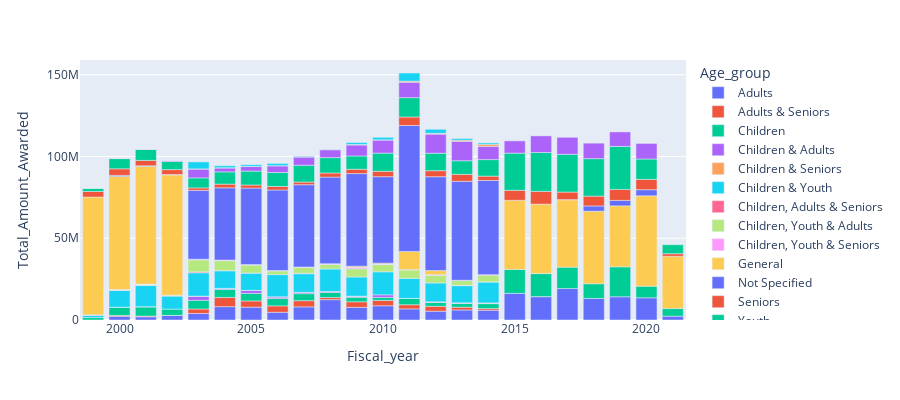

The cell this chart's notebook holds for it:
### Code cell
## Total grants by year by age group
df_total_grants = df[['Amount_awarded','Age_group_update','Fiscal_year_update']]
df_total_grants_agg = df_total_grants.groupby(['Age_group_update','Fiscal_year_update']).agg(Total_Amount_Awarded = 
                                                                      ('Amount_awarded', 'sum')).reset_index()

df_total_grants_agg.columns = ['Age_group','Fiscal_year', 'Total_Amount_Awarded']

fig = px.bar(df_total_grants_agg, x="Fiscal_year", y="Total_Amount_Awarded", color='Age_group',
             height=400)
fig.show()

### Figure 1 — Plotly figure (JSON) as saved in the notebook; plotly's stock layout.template omitted (floating-point values rounded to 4 significant figures)
{"data": [{"alignmentgroup": "True", "hoverlabel": {"namelength": 0}, "hovertemplate": "Age_group=Adults<br>Fiscal_year=%{x}<br>Total_Amount_Awarded=%{y}", "legendgroup": "Adults", "marker": {"color": "#636efa"}, "name": "Adults", "offsetgroup": "Adults", "orientation": "v", "showlegend": true, "textposition": "auto", "type": "bar", "x": [2000, 2001, 2002, 2003, 2004, 2005, 2006, 2007, 2008, 2009, 2010, 2011, 2012, 2013, 2014, 2015, 2016, 2017, 2018, 2019, 2020, 2021], "xaxis": "x", "y": [2235200, 1973800, 2748000, 4021500, 8157900, 7853600, 4735400, 8043300, 12443300, 7752800, 8701900, 6786100, 5387200, 6143400, 5981900, 16294300, 14293600, 19231800, 13190100, 14199900, 13598900, 2350600], "yaxis": "y"}, {"alignmentgroup": "True", "hoverlabel": {"namelength": 0}, "hovertemplate": "Age_group=Adults & Seniors<br>Fiscal_year=%{x}<br>Total_Amount_Awarded=%{y}", "legendgroup": "Adults & Seniors", "marker": {"color": "#EF553B"}, "name": "Adults & Seniors", "offsetgroup": "Adults & Seniors", "orientation": "v", "showlegend": true, "textposition": "auto", "type": "bar", "x": [2000, 2001, 2002, 2003, 2004, 2005, 2006, 2007, 2008, 2009, 2010, 2011, 2012, 2013, 2014, 2016], "xaxis": "x", "y": [572900, 434700, 74800, 2721800, 5649200, 3821700, 3904800, 3787900, 1289700, 3387600, 3265200, 2547400, 2990400, 1688800, 980900, 30000], "yaxis": "y"}, {"alignmentgroup": "True", "hoverlabel": {"namelength": 0}, "hovertemplate": "Age_group=Children<br>Fiscal_year=%{x}<br>Total_Amount_Awarded=%{y}", "legendgroup": "Children", "marker": {"color": "#00cc96"}, "name": "Children", "offsetgroup": "Children", "orientation": "v", "showlegend": true, "textposition": "auto", "type": "bar", "x": [1999, 2000, 2001, 2002, 2003, 2004, 2005, 2006, 2007, 2008, 2009, 2010, 2011, 2012, 2013, 2014, 2015, 2016, 2017, 2018, 2019, 2020, 2021], "xaxis": "x", "y": [1503800, 4957100, 5597500, 3824900, 5281800, 4903200, 4628900, 4487300, 4270500, 3075300, 2732700, 1848800, 3811500, 2451300, 2287300, 3048200, 14603300, 14054300, 13103200, 9004500, 18333800, 7080000, 4646700], "yaxis": "y"}, {"alignmentgroup": "True", "hoverlabel": {"namelength": 0}, "hovertemplate": "Age_group=Children & Adults<br>Fiscal_year=%{x}<br>Total_Amount_Awarded=%{y}", "legendgroup": "Children & Adults", "marker": {"color": "#ab63fa"}, "name": "Children & Adults", "offsetgroup": "Children & Adults", "orientation": "v", "showlegend": true, "textposition": "auto", "type": "bar", "x": [2000, 2003, 2004, 2005, 2006, 2007, 2008, 2009, 2010, 2011, 2012, 2013, 2014], "xaxis": "x", "y": [64300, 2460300, 600600, 1732700, 927400, 822700, 622200, 579900, 1573500, 6500, 142200, 370900, 302000], "yaxis": "y"}, {"alignmentgroup": "True", "hoverlabel": {"namelength": 0}, "hovertemplate": "Age_group=Children & Seniors<br>Fiscal_year=%{x}<br>Total_Amount_Awarded=%{y}", "legendgroup": "Children & Seniors", "marker": {"color": "#FFA15A"}, "name": "Children & Seniors", "offsetgroup": "Children & Seniors", "orientation": "v", "showlegend": true, "textposition": "auto", "type": "bar", "x": [2001, 2003, 2004, 2005, 2006, 2007, 2008, 2009, 2011, 2012, 2013, 2014], "xaxis": "x", "y": [136000, 100100, 41200, 97600, 151700, 15000, 15000, 137700, 39000, 149000, 15000, 134400], "yaxis": "y"}, {"alignmentgroup": "True", "hoverlabel": {"namelength": 0}, "hovertemplate": "Age_group=Children & Youth<br>Fiscal_year=%{x}<br>Total_Amount_Awarded=%{y}", "legendgroup": "Children & Youth", "marker": {"color": "#19d3f3"}, "name": "Children & Youth", "offsetgroup": "Children & Youth", "orientation": "v", "showlegend": true, "textposition": "auto", "type": "bar", "x": [1999, 2000, 2001, 2002, 2003, 2004, 2005, 2006, 2007, 2008, 2009, 2010, 2011, 2012, 2013, 2014, 2016], "xaxis": "x", "y": [1343000, 10329000, 13023600, 7970600, 14330200, 10815200, 10577500, 13555300, 11388100, 13781000, 11702600, 14092500, 12285500, 11540700, 10482900, 12838700, 119000], "yaxis": "y"}, {"alignmentgroup": "True", "hoverlabel": {"namelength": 0}, "hovertemplate": "Age_group=Children, Adults & Seniors<br>Fiscal_year=%{x}<br>Total_Amount_Awarded=%{y}", "legendgroup": "Children, Adults & Seniors", "marker": {"color": "#FF6692"}, "name": "Children, Adults & Seniors", "offsetgroup": "Children, Adults & Seniors", "orientation": "v", "showlegend": true, "textposition": "auto", "type": "bar", "x": [2001, 2003, 2004, 2005, 2007, 2013, 2014], "xaxis": "x", "y": [75000, 536500, 41800, 43000, 268100, 225000, 42900], "yaxis": "y"}, {"alignmentgroup": "True", "hoverlabel": {"namelength": 0}, "hovertemplate": "Age_group=Children, Youth & Adults<br>Fiscal_year=%{x}<br>Total_Amount_Awarded=%{y}", "legendgroup": "Children, Youth & Adults", "marker": {"color": "#B6E880"}, "name": "Children, Youth & Adults", "offsetgroup": "Children, Youth & Adults", "orientation": "v", "showlegend": true, "textposition": "auto", "type": "bar", "x": [2000, 2001, 2002, 2003, 2004, 2005, 2006, 2007, 2008, 2009, 2010, 2011, 2012, 2013, 2014], "xaxis": "x", "y": [96700, 561100, 510200, 7292950, 6064700, 4835100, 2232400, 3557500, 2751600, 5083100, 4443800, 5159600, 4597500, 2896800, 4088100], "yaxis": "y"}, {"alignmentgroup": "True", "hoverlabel": {"namelength": 0}, "hovertemplate": "Age_group=Children, Youth & Seniors<br>Fiscal_year=%{x}<br>Total_Amount_Awarded=%{y}", "legendgroup": "Children, Youth & Seniors", "marker": {"color": "#FF97FF"}, "name": "Children, Youth & Seniors", "offsetgroup": "Children, Youth & Seniors", "orientation": "v", "showlegend": true, "textposition": "auto", "type": "bar", "x": [1999, 2000, 2001, 2002, 2003, 2004, 2005, 2006, 2007, 2008, 2009, 2010, 2011, 2012, 2013, 2014], "xaxis": "x", "y": [300000, 378000, 157700, 66200, 333700, 378400, 311000, 279000, 233300, 461300, 846100, 317000, 201100, 427400, 90300, 320500], "yaxis": "y"}, {"alignmentgroup": "True", "hoverlabel": {"namelength": 0}, "hovertemplate": "Age_group=General<br>Fiscal_year=%{x}<br>Total_Amount_Awarded=%{y}", "legendgroup": "General", "marker": {"color": "#FECB52"}, "name": "General", "offsetgroup": "General", "orientation": "v", "showlegend": true, "textposition": "auto", "type": "bar", "x": [1999, 2000, 2001, 2002, 2003, 2009, 2010, 2011, 2012, 2013, 2015, 2016, 2017, 2018, 2019, 2020, 2021], "xaxis": "x", "y": [72058300, 69172130, 72059400, 73550800, 128300, 675800, 536500, 11103800, 2540500, 108800, 42308800, 42359200, 41252300, 44354100, 37275800, 55292600, 31988400], "yaxis": "y"}, {"alignmentgroup": "True", "hoverlabel": {"namelength": 0}, "hovertemplate": "Age_group=Not Specified<br>Fiscal_year=%{x}<br>Total_Amount_Awarded=%{y}", "legendgroup": "Not Specified", "marker": {"color": "#636efa"}, "name": "Not Specified", "offsetgroup": "Not Specified", "orientation": "v", "showlegend": true, "textposition": "auto", "type": "bar", "x": [2000, 2001, 2002, 2003, 2004, 2005, 2006, 2007, 2008, 2009, 2010, 2011, 2012, 2013, 2014, 2017, 2018, 2019, 2020], "xaxis": "x", "y": [649500, 301500, 266900, 42047950, 44203300, 46770700, 49246400, 50360700, 52958100, 56655000, 52863800, 77024100, 57403100, 60535200, 57630600, 30000, 3204800, 3351000, 3701700], "yaxis": "y"}, {"alignmentgroup": "True", "hoverlabel": {"namelength": 0}, "hovertemplate": "Age_group=Seniors<br>Fiscal_year=%{x}<br>Total_Amount_Awarded=%{y}", "legendgroup": "Seniors", "marker": {"color": "#EF553B"}, "name": "Seniors", "offsetgroup": "Seniors", "orientation": "v", "showlegend": true, "textposition": "auto", "type": "bar", "x": [1999, 2000, 2001, 2002, 2003, 2004, 2005, 2006, 2007, 2008, 2009, 2010, 2011, 2012, 2013, 2014, 2015, 2016, 2017, 2018, 2019, 2020, 2021], "xaxis": "x", "y": [3399900, 4017091, 3273900, 2949000, 1516700, 2250000, 1902500, 2156100, 1604000, 2500700, 2643800, 3306200, 5211400, 3694600, 4246800, 2626300, 6122700, 7808300, 4631500, 6018200, 6695900, 6328400, 1556300], "yaxis": "y"}, {"alignmentgroup": "True", "hoverlabel": {"namelength": 0}, "hovertemplate": "Age_group=Youth<br>Fiscal_year=%{x}<br>Total_Amount_Awarded=%{y}", "legendgroup": "Youth", "marker": {"color": "#00cc96"}, "name": "Youth", "offsetgroup": "Youth", "orientation": "v", "showlegend": true, "textposition": "auto", "type": "bar", "x": [1999, 2000, 2001, 2002, 2003, 2004, 2005, 2006, 2007, 2008, 2009, 2010, 2011, 2012, 2013, 2014, 2015, 2016, 2017, 2018, 2019, 2020, 2021], "xaxis": "x", "y": [1877000, 6242600, 6741800, 4990400, 6137400, 7496600, 8501000, 8559000, 10296200, 9404100, 8123800, 11127300, 11796600, 10684500, 8324300, 10110700, 22720400, 23798600, 23070400, 22908500, 26306000, 12474000, 5477300], "yaxis": "y"}, {"alignmentgroup": "True", "hoverlabel": {"namelength": 0}, "hovertemplate": "Age_group=Youth & Adults<br>Fiscal_year=%{x}<br>Total_Amount_Awarded=%{y}", "legendgroup": "Youth & Adults", "marker": {"color": "#ab63fa"}, "name": "Youth & Adults", "offsetgroup": "Youth & Adults", "orientation": "v", "showlegend": true, "textposition": "auto", "type": "bar", "x": [1999, 2000, 2001, 2002, 2003, 2004, 2005, 2006, 2007, 2008, 2009, 2010, 2011, 2012, 2013, 2014, 2015, 2016, 2017, 2018, 2019, 2020], "xaxis": "x", "y": [20000, 209400, 217500, 556100, 5448400, 2429400, 2795200, 4110100, 5014400, 4832500, 6717100, 8021800, 9437900, 11673500, 11881700, 8100300, 7519500, 10286900, 10419100, 9467900, 8862500, 9523800], "yaxis": "y"}, {"alignmentgroup": "True", "hoverlabel": {"namelength": 0}, "hovertemplate": "Age_group=Youth & Seniors<br>Fiscal_year=%{x}<br>Total_Amount_Awarded=%{y}", "legendgroup": "Youth & Seniors", "marker": {"color": "#FFA15A"}, "name": "Youth & Seniors", "offsetgroup": "Youth & Seniors", "orientation": "v", "showlegend": true, "textposition": "auto", "type": "bar", "x": [2000, 2001, 2002, 2003, 2004, 2005, 2006, 2007, 2008, 2009, 2010, 2011, 2012, 2013, 2014, 2016], "xaxis": "x", "y": [50000, 90000, 19000, 49900, 70000, 48000, 31000, 250000, 336500, 309400, 121500, 673100, 504700, 685800, 1248400, 30000], "yaxis": "y"}, {"alignmentgroup": "True", "hoverlabel": {"namelength": 0}, "hovertemplate": "Age_group=Youth, Adults & Seniors<br>Fiscal_year=%{x}<br>Total_Amount_Awarded=%{y}", "legendgroup": "Youth, Adults & Seniors", "marker": {"color": "#19d3f3"}, "name": "Youth, Adults & Seniors", "offsetgroup": "Youth, Adults & Seniors", "orientation": "v", "showlegend": true, "textposition": "auto", "type": "bar", "x": [2001, 2003, 2004, 2005, 2006, 2007, 2008, 2009, 2010, 2011, 2012, 2013, 2014], "xaxis": "x", "y": [20500, 4273700, 1245300, 1049600, 1386500, 394400, 125000, 1180900, 1516100, 4984800, 2455300, 991300, 863100], "yaxis": "y"}], "layout": {"barmode": "relative", "height": 400, "legend": {"title": {"text": "Age_group"}, "tracegroupgap": 0}, "margin": {"t": 60}, "xaxis": {"anchor": "y", "domain": [0, 1], "title": {"text": "Fiscal_year"}}, "yaxis": {"anchor": "x", "domain": [0, 1], "title": {"text": "Total_Amount_Awarded"}}}}
